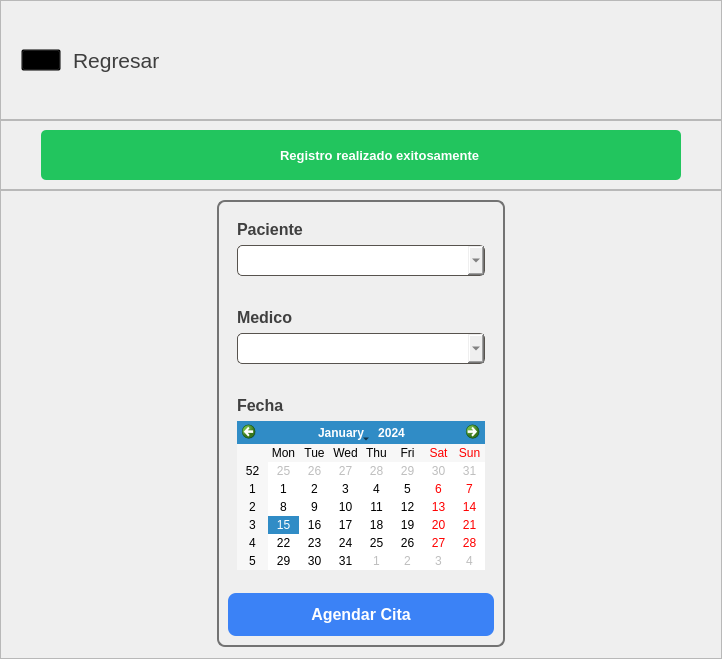
            <widget class="QWidget" name="pagAgregarCita">
             <layout class="QVBoxLayout" name="verticalLayout_43">
              <property name="spacing">
               <number>0</number>
              </property>
              <property name="leftMargin">
               <number>0</number>
              </property>
              <property name="topMargin">
               <number>0</number>
              </property>
              <property name="rightMargin">
               <number>0</number>
              </property>
              <property name="bottomMargin">
               <number>0</number>
              </property>
              <item alignment="Qt::AlignTop">
               <widget class="QFrame" name="frame_56">
                <property name="sizePolicy">
                 <sizepolicy hsizetype="Preferred" vsizetype="Expanding">
                  <horstretch>0</horstretch>
                  <verstretch>0</verstretch>
                 </sizepolicy>
                </property>
                <property name="minimumSize">
                 <size>
                  <width>0</width>
                  <height>120</height>
                 </size>
                </property>
                <property name="frameShape">
                 <enum>QFrame::StyledPanel</enum>
                </property>
                <property name="frameShadow">
                 <enum>QFrame::Raised</enum>
                </property>
                <layout class="QHBoxLayout" name="horizontalLayout_31">
                 <property name="spacing">
                  <number>12</number>
                 </property>
                 <property name="leftMargin">
                  <number>20</number>
                 </property>
                 <property name="topMargin">
                  <number>20</number>
                 </property>
                 <property name="rightMargin">
                  <number>20</number>
                 </property>
                 <property name="bottomMargin">
                  <number>20</number>
                 </property>
                 <item alignment="Qt::AlignLeft">
                  <widget class="QPushButton" name="btnRegresarACitas">
                   <property name="cursor">
                    <cursorShape>PointingHandCursor</cursorShape>
                   </property>
                   <property name="styleSheet">
                    <string notr="true">QPushButton{
	background-color: transparent;
}</string>
                   </property>
                   <property name="text">
                    <string/>
                   </property>
                   <property name="icon">
                    <iconset>
                     <normaloff>img/back.svg</normaloff>img/back.svg</iconset>
                   </property>
                   <property name="iconSize">
                    <size>
                     <width>30</width>
                     <height>30</height>
                    </size>
                   </property>
                  </widget>
                 </item>
                 <item>
                  <widget class="QLabel" name="lblRegresarACitas">
                   <property name="sizePolicy">
                    <sizepolicy hsizetype="Preferred" vsizetype="Expanding">
                     <horstretch>0</horstretch>
                     <verstretch>0</verstretch>
                    </sizepolicy>
                   </property>
                   <property name="font">
                    <font>
                     <family>Arial</family>
                     <pointsize>16</pointsize>
                    </font>
                   </property>
                   <property name="cursor">
                    <cursorShape>PointingHandCursor</cursorShape>
                   </property>
                   <property name="styleSheet">
                    <string notr="true">QLabel{
	color: #3E3E3E;
}</string>
                   </property>
                   <property name="text">
                    <string>Regresar</string>
                   </property>
                  </widget>
                 </item>
                 <item>
                  <spacer name="horizontalSpacer_28">
                   <property name="orientation">
                    <enum>Qt::Horizontal</enum>
                   </property>
                   <property name="sizeHint" stdset="0">
                    <size>
                     <width>40</width>
                     <height>20</height>
                    </size>
                   </property>
                  </spacer>
                 </item>
                </layout>
               </widget>
              </item>
              <item alignment="Qt::AlignTop">
               <widget class="QFrame" name="frame_55">
                <property name="minimumSize">
                 <size>
                  <width>0</width>
                  <height>70</height>
                 </size>
                </property>
                <property name="maximumSize">
                 <size>
                  <width>16777215</width>
                  <height>264</height>
                 </size>
                </property>
                <property name="frameShape">
                 <enum>QFrame::StyledPanel</enum>
                </property>
                <property name="frameShadow">
                 <enum>QFrame::Raised</enum>
                </property>
                <layout class="QHBoxLayout" name="horizontalLayout_29">
                 <property name="leftMargin">
                  <number>40</number>
                 </property>
                 <property name="rightMargin">
                  <number>40</number>
                 </property>
                 <item>
                  <widget class="QFrame" name="lblRegistroCita">
                   <property name="styleSheet">
                    <string notr="true">QFrame{
	background-color: #22c55e;
	border-radius: 5px;
}</string>
                   </property>
                   <property name="frameShape">
                    <enum>QFrame::StyledPanel</enum>
                   </property>
                   <property name="frameShadow">
                    <enum>QFrame::Raised</enum>
                   </property>
                   <layout class="QHBoxLayout" name="horizontalLayout_30">
                    <item>
                     <spacer name="horizontalSpacer_26">
                      <property name="orientation">
                       <enum>Qt::Horizontal</enum>
                      </property>
                      <property name="sizeHint" stdset="0">
                       <size>
                        <width>40</width>
                        <height>20</height>
                       </size>
                      </property>
                     </spacer>
                    </item>
                    <item>
                     <widget class="QPushButton" name="lblIconoRegistroCita">
                      <property name="minimumSize">
                       <size>
                        <width>30</width>
                        <height>30</height>
                       </size>
                      </property>
                      <property name="styleSheet">
                       <string notr="true">QPushButton{
	background-color: transparent;
	border: none;
}</string>
                      </property>
                      <property name="text">
                       <string/>
                      </property>
                      <property name="icon">
                       <iconset>
                        <normaloff>img/check.svg</normaloff>img/check.svg</iconset>
                      </property>
                      <property name="iconSize">
                       <size>
                        <width>30</width>
                        <height>30</height>
                       </size>
                      </property>
                     </widget>
                    </item>
                    <item>
                     <widget class="QLabel" name="lblMsjRegistroCita">
                      <property name="font">
                       <font>
                        <family>Arial</family>
                        <pointsize>10</pointsize>
                        <weight>75</weight>
                        <bold>true</bold>
                       </font>
                      </property>
                      <property name="styleSheet">
                       <string notr="true">QLabel{
	color: #fff;
}</string>
                      </property>
                      <property name="text">
                       <string>Registro realizado exitosamente</string>
                      </property>
                     </widget>
                    </item>
                    <item>
                     <spacer name="horizontalSpacer_27">
                      <property name="orientation">
                       <enum>Qt::Horizontal</enum>
                      </property>
                      <property name="sizeHint" stdset="0">
                       <size>
                        <width>40</width>
                        <height>20</height>
                       </size>
                      </property>
                     </spacer>
                    </item>
                   </layout>
                  </widget>
                 </item>
                </layout>
               </widget>
              </item>
              <item>
               <widget class="QFrame" name="frame_57">
                <property name="sizePolicy">
                 <sizepolicy hsizetype="Preferred" vsizetype="Expanding">
                  <horstretch>0</horstretch>
                  <verstretch>0</verstretch>
                 </sizepolicy>
                </property>
                <property name="frameShape">
                 <enum>QFrame::StyledPanel</enum>
                </property>
                <property name="frameShadow">
                 <enum>QFrame::Raised</enum>
                </property>
                <layout class="QGridLayout" name="gridLayout_16">
                 <item row="0" column="0">
                  <spacer name="horizontalSpacer_29">
                   <property name="orientation">
                    <enum>Qt::Horizontal</enum>
                   </property>
                   <property name="sizeHint" stdset="0">
                    <size>
                     <width>207</width>
                     <height>20</height>
                    </size>
                   </property>
                  </spacer>
                 </item>
                 <item row="0" column="1">
                  <widget class="QFrame" name="frame_58">
                   <property name="sizePolicy">
                    <sizepolicy hsizetype="Preferred" vsizetype="Preferred">
                     <horstretch>0</horstretch>
                     <verstretch>0</verstretch>
                    </sizepolicy>
                   </property>
                   <property name="minimumSize">
                    <size>
                     <width>0</width>
                     <height>0</height>
                    </size>
                   </property>
                   <property name="sizeIncrement">
                    <size>
                     <width>0</width>
                     <height>0</height>
                    </size>
                   </property>
                   <property name="styleSheet">
                    <string notr="true">QFrame{
	border: 2px solid #737373;
	border-radius: 8px;
}</string>
                   </property>
                   <property name="frameShape">
                    <enum>QFrame::StyledPanel</enum>
                   </property>
                   <property name="frameShadow">
                    <enum>QFrame::Raised</enum>
                   </property>
                   <layout class="QVBoxLayout" name="verticalLayout_39">
                    <property name="spacing">
                     <number>14</number>
                    </property>
                    <item alignment="Qt::AlignTop">
                     <widget class="QFrame" name="frame_59">
                      <property name="styleSheet">
                       <string notr="true">QFrame{
	border: none;
}</string>
                      </property>
                      <property name="frameShape">
                       <enum>QFrame::StyledPanel</enum>
                      </property>
                      <property name="frameShadow">
                       <enum>QFrame::Raised</enum>
                      </property>
                      <layout class="QVBoxLayout" name="verticalLayout_40">
                       <item alignment="Qt::AlignTop">
                        <widget class="QLabel" name="label_27">
                         <property name="font">
                          <font>
                           <family>Arial</family>
                           <pointsize>12</pointsize>
                           <weight>75</weight>
                           <bold>true</bold>
                          </font>
                         </property>
                         <property name="styleSheet">
                          <string notr="true">QLabel{
	color: #404040;
}</string>
                         </property>
                         <property name="text">
                          <string>Paciente</string>
                         </property>
                        </widget>
                       </item>
                       <item>
                        <widget class="QComboBox" name="inpRegistroPacienteCita">
                         <property name="font">
                          <font>
                           <family>Arial</family>
                           <pointsize>12</pointsize>
                          </font>
                         </property>
                         <property name="styleSheet">
                          <string notr="true">QComboBox{
	padding: 4px;
	border-radius: 5px;
	border: 1px solid #57534e;
	color: #404040;
	padding-left: 5px;
	padding-right: 5px;
}</string>
                         </property>
                        </widget>
                       </item>
                      </layout>
                     </widget>
                    </item>
                    <item alignment="Qt::AlignTop">
                     <widget class="QFrame" name="frame_60">
                      <property name="styleSheet">
                       <string notr="true">QFrame{
	border: none;
}</string>
                      </property>
                      <property name="frameShape">
                       <enum>QFrame::StyledPanel</enum>
                      </property>
                      <property name="frameShadow">
                       <enum>QFrame::Raised</enum>
                      </property>
                      <layout class="QVBoxLayout" name="verticalLayout_41">
                       <item alignment="Qt::AlignTop">
                        <widget class="QLabel" name="label_28">
                         <property name="font">
                          <font>
                           <family>Arial</family>
                           <pointsize>12</pointsize>
                           <weight>75</weight>
                           <bold>true</bold>
                          </font>
                         </property>
                         <property name="styleSheet">
                          <string notr="true">QLabel{
	color: #404040;
}</string>
                         </property>
                         <property name="text">
                          <string>Medico</string>
                         </property>
                        </widget>
                       </item>
                       <item>
                        <widget class="QComboBox" name="inpRegistroMedicoCita">
                         <property name="font">
                          <font>
                           <family>Arial</family>
                           <pointsize>12</pointsize>
                          </font>
                         </property>
                         <property name="styleSheet">
                          <string notr="true">QComboBox{
	padding: 4px;
	border-radius: 5px;
	border: 1px solid #57534e;
	color: #404040;
	padding-left: 5px;
	padding-right: 5px;
}</string>
                         </property>
                        </widget>
                       </item>
                      </layout>
                     </widget>
                    </item>
                    <item>
                     <widget class="QFrame" name="frame_61">
                      <property name="styleSheet">
                       <string notr="true">QFrame{
	border: none;
}</string>
                      </property>
                      <property name="frameShape">
                       <enum>QFrame::StyledPanel</enum>
                      </property>
                      <property name="frameShadow">
                       <enum>QFrame::Raised</enum>
                      </property>
                      <layout class="QVBoxLayout" name="verticalLayout_42">
                       <item alignment="Qt::AlignTop">
                        <widget class="QLabel" name="label_29">
                         <property name="font">
                          <font>
                           <family>Arial</family>
                           <pointsize>12</pointsize>
                           <weight>75</weight>
                           <bold>true</bold>
                          </font>
                         </property>
                         <property name="styleSheet">
                          <string notr="true">QLabel{
	color: #404040;
}</string>
                         </property>
                         <property name="text">
                          <string>Fecha</string>
                         </property>
                        </widget>
                       </item>
                       <item>
                        <widget class="QCalendarWidget" name="inpRegistroFechaCita">
                         <property name="styleSheet">
                          <string notr="true"/>
                         </property>
                        </widget>
                       </item>
                      </layout>
                     </widget>
                    </item>
                    <item>
                     <widget class="QPushButton" name="btnRegistroCitaSubmit">
                      <property name="font">
                       <font>
                        <family>Arial</family>
                        <pointsize>12</pointsize>
                        <weight>75</weight>
                        <bold>true</bold>
                       </font>
                      </property>
                      <property name="cursor">
                       <cursorShape>PointingHandCursor</cursorShape>
                      </property>
                      <property name="styleSheet">
                       <string notr="true">QPushButton{
	background-color: #3b82f6;
	padding: 12px;
	border-radius: 8px;
	color: #fff;
}
QPushButton::hover{
	background-color: #2563eb;
}</string>
                      </property>
                      <property name="text">
                       <string>Agendar Cita</string>
                      </property>
                     </widget>
                    </item>
                   </layout>
                  </widget>
                 </item>
                 <item row="1" column="1">
                  <spacer name="verticalSpacer_7">
                   <property name="orientation">
                    <enum>Qt::Vertical</enum>
                   </property>
                   <property name="sizeHint" stdset="0">
                    <size>
                     <width>20</width>
                     <height>2</height>
                    </size>
                   </property>
                  </spacer>
                 </item>
                 <item row="0" column="2">
                  <spacer name="horizontalSpacer_30">
                   <property name="orientation">
                    <enum>Qt::Horizontal</enum>
                   </property>
                   <property name="sizeHint" stdset="0">
                    <size>
                     <width>207</width>
                     <height>20</height>
                    </size>
                   </property>
                  </spacer>
                 </item>
                </layout>
               </widget>
              </item>
             </layout>
            </widget>
